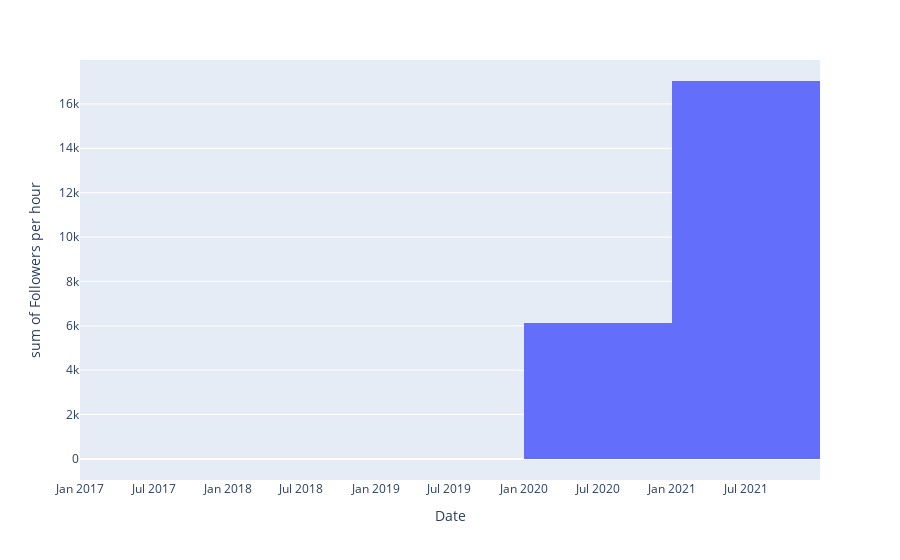

This figure's notebook cell:
### Code cell
px.histogram(sh,x='Date',y='Followers per hour')

### Figure 1 — Plotly figure (JSON) as saved in the notebook; plotly's stock layout.template omitted (floating-point values rounded to 4 significant figures)
{"data": [{"alignmentgroup": "True", "bingroup": "x", "histfunc": "sum", "hovertemplate": "Date=%{x}<br>sum of Followers per hour=%{y}<extra></extra>", "legendgroup": "", "marker": {"color": "#636efa"}, "name": "", "offsetgroup": "", "orientation": "v", "showlegend": false, "type": "histogram", "x": ["2021-05-31", "2021-05-14", "2021-02-10", "2019-02-02", "2020-03-19", "2021-02-12", "2021-06-07", "2018-08-31", "2021-01-03", "2020-03-31", "2017-12-25", "2020-06-27", "2020-10-31", "2018-06-05", "2017-11-26", "2020-08-07", "2020-02-14", "2020-08-26", "2020-08-20", "2018-01-19", "2020-06-27", "2018-09-30", "2018-08-31", "2018-08-29", "2017-12-25"], "xaxis": "x", "y": [1102.0, 1001.0, 2780.0, 0.9, 4.6, 2118.0, 3585.0, 2.3, 6448.0, 54.4, 2, 345, 2778.0, 0, 0, 1097.0, 34.7, -1.6, 1541.0, 0, 278.4, 0, 0, -6, 0], "yaxis": "y"}], "layout": {"barmode": "relative", "legend": {"tracegroupgap": 0}, "margin": {"t": 60}, "xaxis": {"anchor": "y", "domain": [0, 1], "title": {"text": "Date"}}, "yaxis": {"anchor": "x", "domain": [0, 1], "title": {"text": "sum of Followers per hour"}}}}
